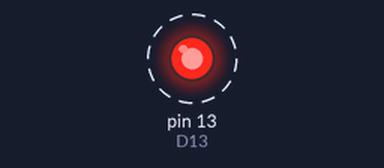
Simulated run of this sketch. Board: Arduino Uno, built with avr-gcc and run on an emulated ATmega328P. Parts: output pins drawn as LEDs (lit = HIGH). Dashed ring = blinking.

Above: at 0.2 s.
Timing chart, 0 to 3.0 s (numbered marks = the images above):
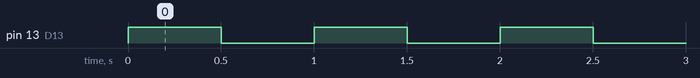

Measured:
- by itself, pin 13 (D13): alternates HIGH for 0.50 s and LOW for 0.50 s

The sketch:

sketch.ino
```cpp
// APE 1 - Codigo 1: Blink con la API de Arduino (linea base)
// Placa: Arduino UNO (ATmega328P @ 16 MHz) - simulacion en Wokwi

/*

void setup() {
 pinMode(13, OUTPUT); // D13 = PB5 (LED integrado "L")
}
void loop() {
 digitalWrite(13, HIGH);
 delay(500);
 digitalWrite(13, LOW);
 delay(500);
}

*/

// APE 1 - Codigo 2: el mismo Blink, ahora escribiendo registros
// Placa: Arduino UNO (ATmega328P @ 16 MHz) - simulacion en Wokwi
// Regla: no se usa pinMode() ni digitalWrite()
void setup() {
 DDRB |= (1 << DDB5); // PB5 (D13) como salida; los demás bits no cambian
}

void loop() {
  PORTB = (1 << PORTB5);     // Asignación directa
  delay(500);
  PORTB = 0;                 // Apaga para mantener el parpadeo
  delay(500);
}
/*
void loop() {
  PINB = (1 << PINB5);       // Conmuta el bit 5
  delay(500);
}*/

/*
void loop() {
  PORTB |= (1 << PORTB5);    // Enciende el LED (pone solo el bit 5 a 1)
  delay(500);
  PORTB &= ~(1 << PORTB5);   // Apaga el LED (pone solo el bit 5 a 0)
  delay(500);
}
*/

/*
void loop() {
 PORTB ^= (1 << PORTB5); // XOR: conmuta solo el bit 5
 delay(500); // 500 ms encendido / 500 ms apagado
}

*/
```
